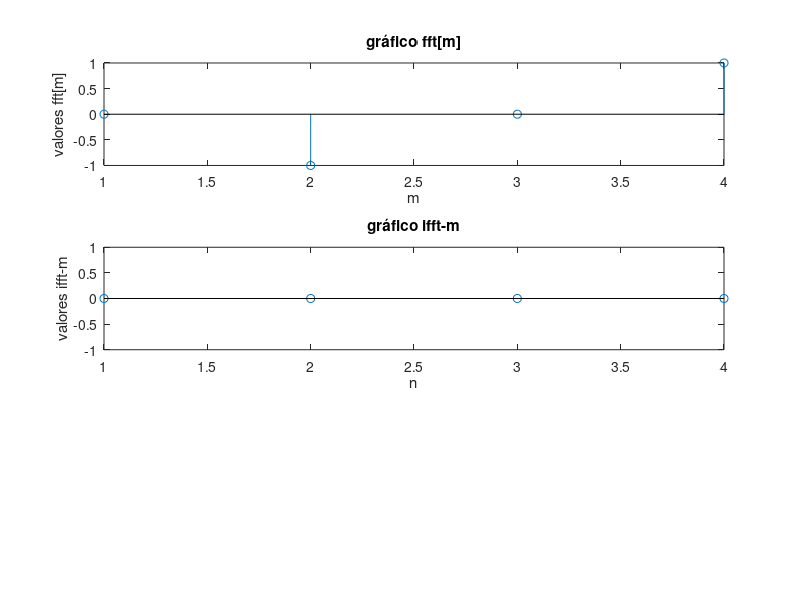

This figure's MATLAB source:

fft = [0 -1 0 1]
n_1 = 1:1:4

subplot(311)
stem(n_1,fft)
xlabel (sprintf ("m"));
ylabel (sprintf ("valores fft[m]"));
title (sprintf ("gráfico fft[m]"));

ifft_x_n = ifft(fft,4)

subplot(312)
stem(n_1,ifft_x_n)
xlabel (sprintf ("n"));
ylabel (sprintf ("valores ifft-m"));
title (sprintf ("gráfico ifft-m"));